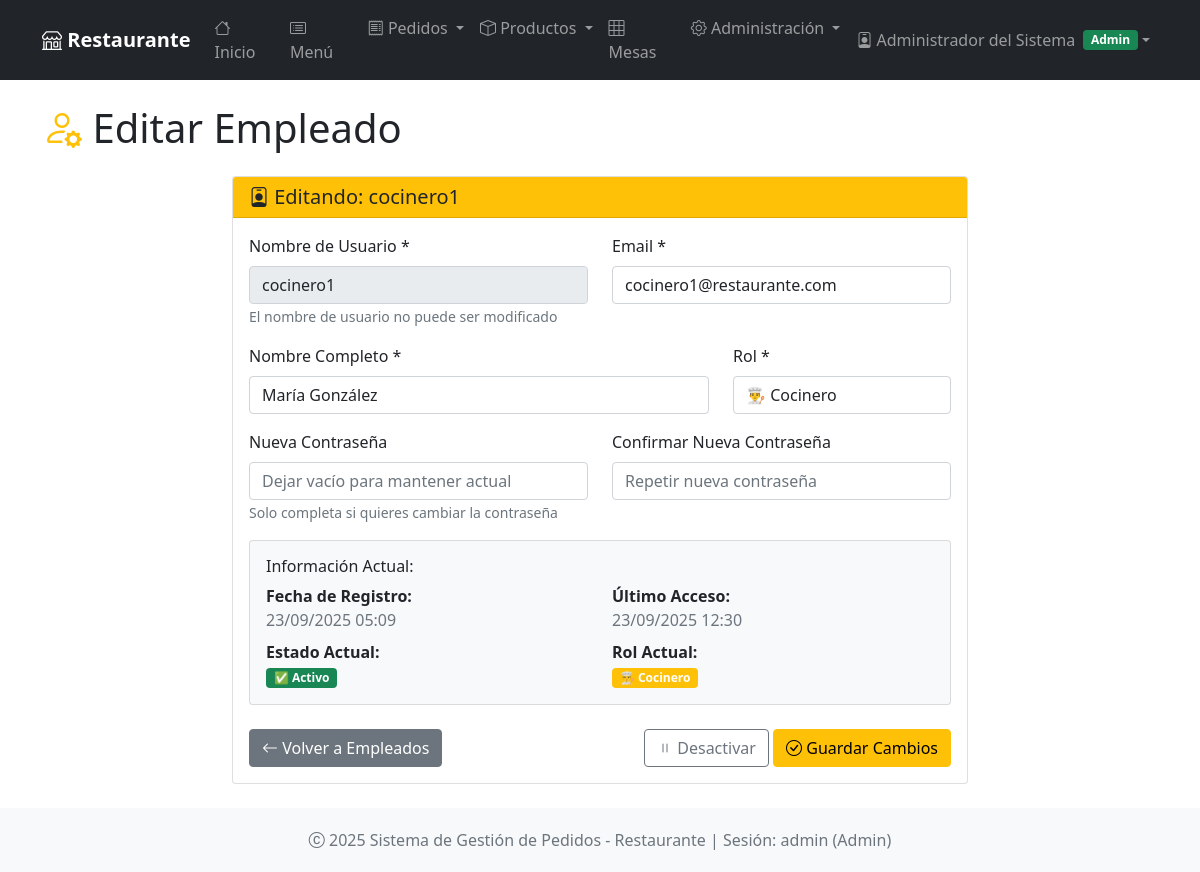
The app's page /empleados/3/editar (signed in) with its own data.
### app.py (models this page shows, shortened)
class Usuario(UserMixin, db.Model):
    __tablename__ = 'usuarios'
    id = db.Column(db.Integer, primary_key=True)
    username = db.Column(db.String(80), unique=True, nullable=False)
    email = db.Column(db.String(120), unique=True, nullable=False)
    password_hash = db.Column(db.String(120), nullable=False)
    nombre_completo = db.Column(db.String(100), nullable=False)
    rol = db.Column(db.String(20), nullable=False, default='mesero')  # admin, mesero, cocinero
    activo = db.Column(db.Boolean, default=True)
    fecha_creacion = db.Column(db.DateTime, default=lambda: datetime.now(timezone.utc))
    ultimo_acceso = db.Column(db.DateTime)

### app.py (the view, shortened to what this page needs)
@app.route('/empleados/<int:id>/editar', methods=['GET', 'POST'])
@login_required
@requiere_permiso('admin')
def editar_empleado(id):
    empleado = Usuario.query.get_or_404(id)
    return render_template('empleados/editar.html', empleado=empleado)

### app.py (called while the page is built)
@login_manager.user_loader
def load_user(user_id):
    return db.session.get(Usuario, int(user_id))

def requiere_permiso(rol_requerido):
    def decorador(f):
        @wraps(f)
        def decorated_function(*args, **kwargs):
            if not current_user.is_authenticated:
                return redirect(url_for('login'))
            if current_user.rol != rol_requerido and current_user.rol != 'admin':
                flash('No tienes permisos para acceder a esta sección', 'error')
                return redirect(url_for('index'))
            return f(*args, **kwargs)
        return decorated_function
    return decorador

### app/templates/empleados/editar.html (shortened to what this page needs)
{% extends "base.html" %}
{% block content %}
<div class="row">
    <div class="col-12">
        <h1 class="display-6 mb-4">
            <i class="bi bi-person-gear text-warning"></i> Editar Empleado
        </h1>
    </div>
</div>
<div class="row justify-content-center">
    <div class="col-md-8">
        <div class="card">
            <div class="card-header bg-warning text-dark">
                <h5 class="mb-0">
                    <i class="bi bi-person-badge"></i> Editando: {{ empleado.username }}
                </h5>
            </div>
            <div class="card-body">
                <form method="POST">
                    <div class="row">
                        <div class="col-md-6 mb-3">
                            <label for="username" class="form-label">Nombre de Usuario *</label>
                            <input type="text" class="form-control" id="username" name="username"
                                   value="{{ empleado.username }}" readonly disabled>
                            <small class="form-text text-muted">El nombre de usuario no puede ser modificado</small>
                        </div>
                        <div class="col-md-6 mb-3">
                            <label for="email" class="form-label">Email *</label>
                            <input type="email" class="form-control" id="email" name="email"
                                   required value="{{ empleado.email }}">
                        </div>
                    </div>
                    <div class="row">
                        <div class="col-md-8 mb-3">
                            <label for="nombre_completo" class="form-label">Nombre Completo *</label>
                            <input type="text" class="form-control" id="nombre_completo" name="nombre_completo"
                                   required value="{{ empleado.nombre_completo }}">
                        </div>
                        <div class="col-md-4 mb-3">
                            <label for="rol" class="form-label">Rol *</label>
                            <select class="form-control" id="rol" name="rol" required>
                                <option value="cocinero" {{ 'selected' if empleado.rol == 'cocinero' }}>👨‍🍳 Cocinero</option>
                            </select>
                        </div>
                    </div>
                    <div class="row">
                        <div class="col-md-6 mb-3">
                            <label for="password" class="form-label">Nueva Contraseña</label>
                            <input type="password" class="form-control" id="password" name="password"
                                   minlength="6" placeholder="Dejar vacío para mantener actual">
                            <small class="form-text text-muted">Solo completa si quieres cambiar la contraseña</small>
                        </div>
                        <div class="col-md-6 mb-3">
                            <label for="password_confirm" class="form-label">Confirmar Nueva Contraseña</label>
                            <input type="password" class="form-control" id="password_confirm" name="password_confirm"
                                   placeholder="Repetir nueva contraseña">
                        </div>
                    </div>
                    <div class="mb-4">
                        <div class="card bg-light">
                            <div class="card-body p-3">
                                <h6 class="card-title">Información Actual:</h6>
                                <div class="row">
                                    <div class="col-md-6">
                                        <strong>Fecha de Registro:</strong><br>
                                        <span class="text-muted">{{ empleado.fecha_creacion.strftime('%d/%m/%Y %H:%M') if empleado.fecha_creacion else 'No disponible' }}</span>
                                    </div>
                                    <div class="col-md-6">
                                        <strong>Último Acceso:</strong><br>
                                        <span class="text-muted">{{ empleado.ultimo_acceso.strftime('%d/%m/%Y %H:%M') if empleado.ultimo_acceso else 'Nunca' }}</span>
                                    </div>
                                </div>
                                <div class="row mt-2">
                                    <div class="col-md-6">
                                        <strong>Estado Actual:</strong><br>
                                        <span class="badge bg-{{ 'success' if empleado.activo else 'danger' }}">
                                            {{ '✅ Activo' if empleado.activo else '❌ Inactivo' }}
                                        </span>
                                    </div>
                                    <div class="col-md-6">
                                        <strong>Rol Actual:</strong><br>
                                        <span class="badge bg-{{ 'success' if empleado.rol == 'admin' else 'info' if empleado.rol == 'mesero' else 'warning' }}">
                                            {% if empleado.rol == 'admin' %}👤 Administrador
                                            {% elif empleado.rol == 'mesero' %}🍽️ Mesero
                                            {% elif empleado.rol == 'cocinero' %}👨‍🍳 Cocinero
                                            {% endif %}
                                        </span>
                                    </div>
                                </div>
                            </div>
                        </div>
                    </div>
                    <div class="d-flex justify-content-between">
                        <a href="{{ url_for('empleados') }}" class="btn btn-secondary">
                            <i class="bi bi-arrow-left"></i> Volver a Empleados
                        </a>
                        <div>
                            {% if empleado.id != current_user.id %}
                            <button type="button" class="btn btn-outline-{{ 'secondary' if empleado.activo else 'success' }}"
                                    onclick="toggleEstadoEmpleado({{ empleado.id }}, '{{ empleado.activo }}')">
                                <i class="bi bi-{{ 'pause' if empleado.activo else 'play' }}"></i>
                                {{ 'Desactivar' if empleado.activo else 'Activar' }}
                            </button>
                            {% endif %}
                            <button type="submit" class="btn btn-warning">
                                <i class="bi bi-check-circle"></i> Guardar Cambios
                            </button>
                        </div>
                    </div>
                </form>
            </div>
        </div>
    </div>
</div>
{% endblock %}

### app/templates/base.html (shortened to what this page needs)
<!DOCTYPE html>
<html lang="es">
<head>
    <link href="https://cdn.jsdelivr.net/npm/bootstrap@5.1.3/dist/css/bootstrap.min.css" rel="stylesheet">
    <link href="https://cdn.jsdelivr.net/npm/bootstrap-icons@1.8.1/font/bootstrap-icons.css" rel="stylesheet">
</head>
<body class="d-flex flex-column min-vh-100">
    <nav class="navbar navbar-expand-lg navbar-dark bg-dark">
        <div class="container">
            <a class="navbar-brand" href="{{ url_for('index') }}">
                <i class="bi bi-shop"></i> Restaurante
            </a>
            <div class="collapse navbar-collapse" id="navbarNav">
                {% if current_user.is_authenticated %}
                <ul class="navbar-nav me-auto">
                    <li class="nav-item">
                        <a class="nav-link" href="{{ url_for('index') }}">
                            <i class="bi bi-house"></i> Inicio
                        </a>
                    </li>
                    {% if current_user.rol == 'admin' %}
                    <li class="nav-item">
                        <a class="nav-link" href="{{ url_for('menu') }}">
                            <i class="bi bi-card-list"></i> Menú
                        </a>
                    </li>
                    <li class="nav-item dropdown">
                        <a class="nav-link dropdown-toggle" href="#" role="button" data-bs-toggle="dropdown">
                            <i class="bi bi-receipt"></i> Pedidos
                        </a>
                    </li>
                    <li class="nav-item dropdown">
                        <a class="nav-link dropdown-toggle" href="#" role="button" data-bs-toggle="dropdown">
                            <i class="bi bi-box"></i> Productos
                        </a>
                    </li>
                    <li class="nav-item">
                        <a class="nav-link" href="{{ url_for('mesas') }}">
                            <i class="bi bi-grid-3x3"></i> Mesas
                        </a>
                    </li>
                    <li class="nav-item dropdown">
                        <a class="nav-link dropdown-toggle" href="#" role="button" data-bs-toggle="dropdown">
                            <i class="bi bi-gear"></i> Administración
                        </a>
                    </li>
                    {% endif %}
                </ul>
                <ul class="navbar-nav">
                    <li class="nav-item dropdown">
                        <a class="nav-link dropdown-toggle d-flex align-items-center" href="#" role="button" data-bs-toggle="dropdown">
                            {% if current_user.rol == 'admin' %}
                                <i class="bi bi-person-badge me-1"></i>
                            {% elif current_user.rol == 'mesero' %}
                                <i class="bi bi-person-circle me-1"></i>
                            {% elif current_user.rol == 'cocinero' %}
                                <i class="bi bi-chef-hat me-1"></i>
                            {% endif %}
                            {{ current_user.nombre_completo }}
                            <span class="badge bg-{{ 'success' if current_user.rol == 'admin' else 'info' if current_user.rol == 'mesero' else 'warning' }} ms-2">
                                {{ current_user.rol.title() }}
                            </span>
                        </a>
                    </li>
                </ul>
                {% endif %}
            </div>
        </div>
    </nav>
    <main class="container my-4 flex-grow-1">
        {% block content %}{% endblock %}
    </main>
    <footer class="footer bg-light">
        <div class="container text-center">
            <span class="text-muted">
                <i class="bi bi-c-circle"></i> 2025 Sistema de Gestión de Pedidos - Restaurante
                {% if current_user.is_authenticated %}
                    | Sesión: {{ current_user.username }} ({{ current_user.rol.title() }})
                {% endif %}
            </span>
        </div>
    </footer>
</body>
</html>

### app/templates/base.html (style rules this page uses)
.navbar-brand { font-weight: bold; }
.footer { margin-top: auto; padding: 20px 0; background-color: #f8f9fa; }
.min-vh-100 { min-height: 100vh; }

### records on screen
Usuario: nombre_completo "Administrador del Sistema", rol "Admin", username "admin"
Usuario: username "cocinero1", email "cocinero1@restaurante.com", nombre_completo "María González", fecha_creacion "23/09/2025 05:09", ultimo_acceso "23/09/2025 12:30", activo "✅ Activo", activo "Desactivar"
